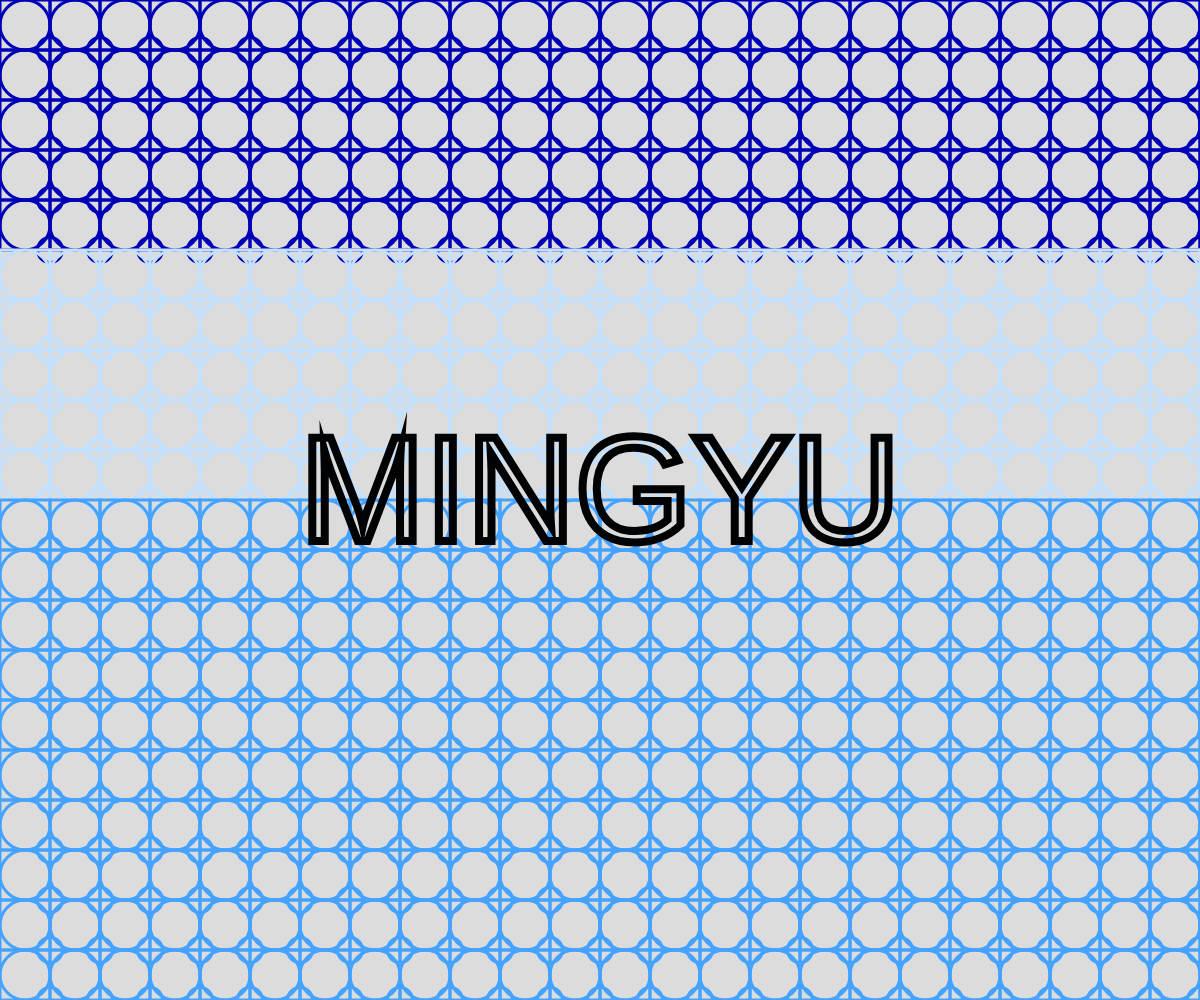
Frame 1 (no input)
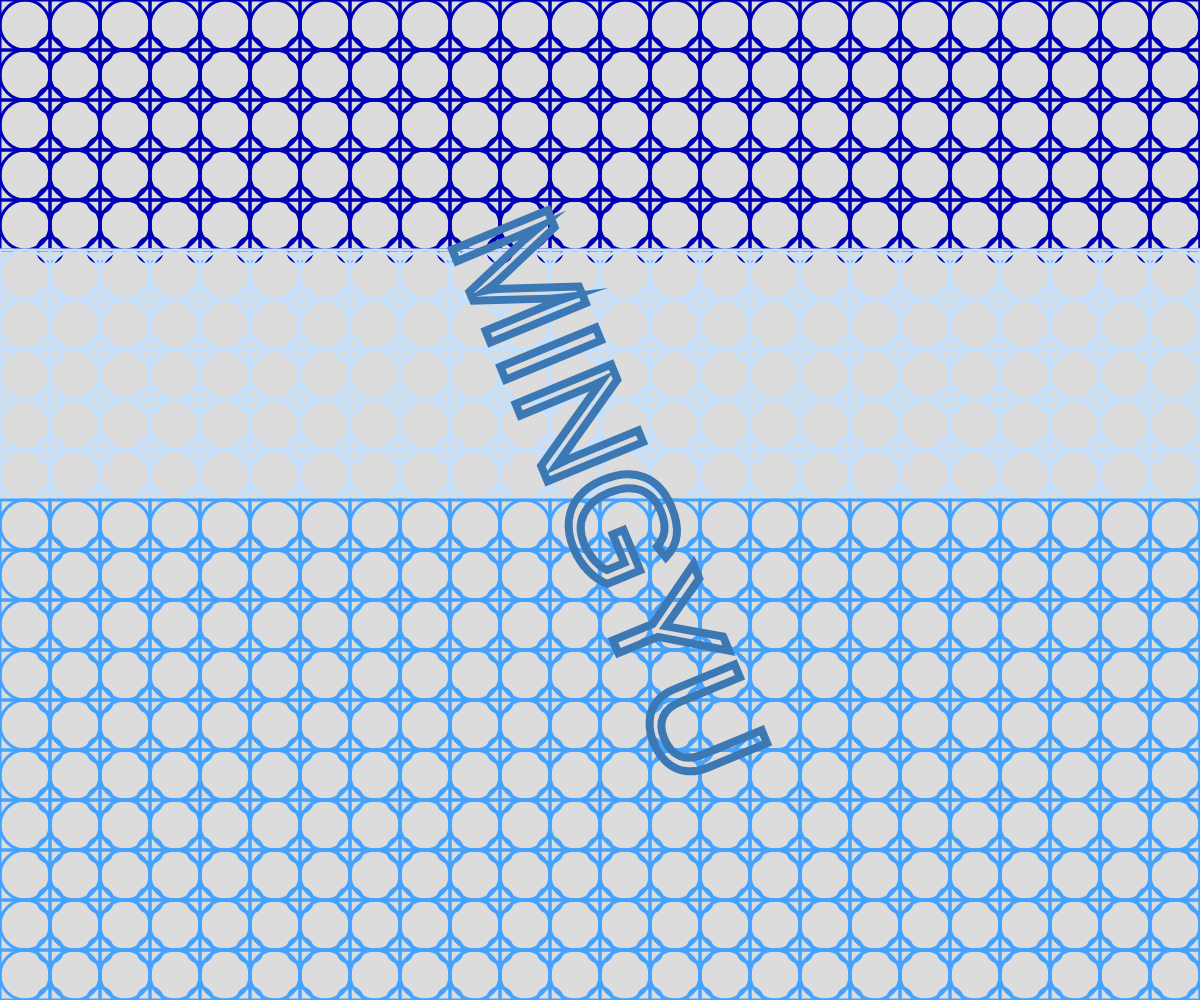
Frame 60 (no input)
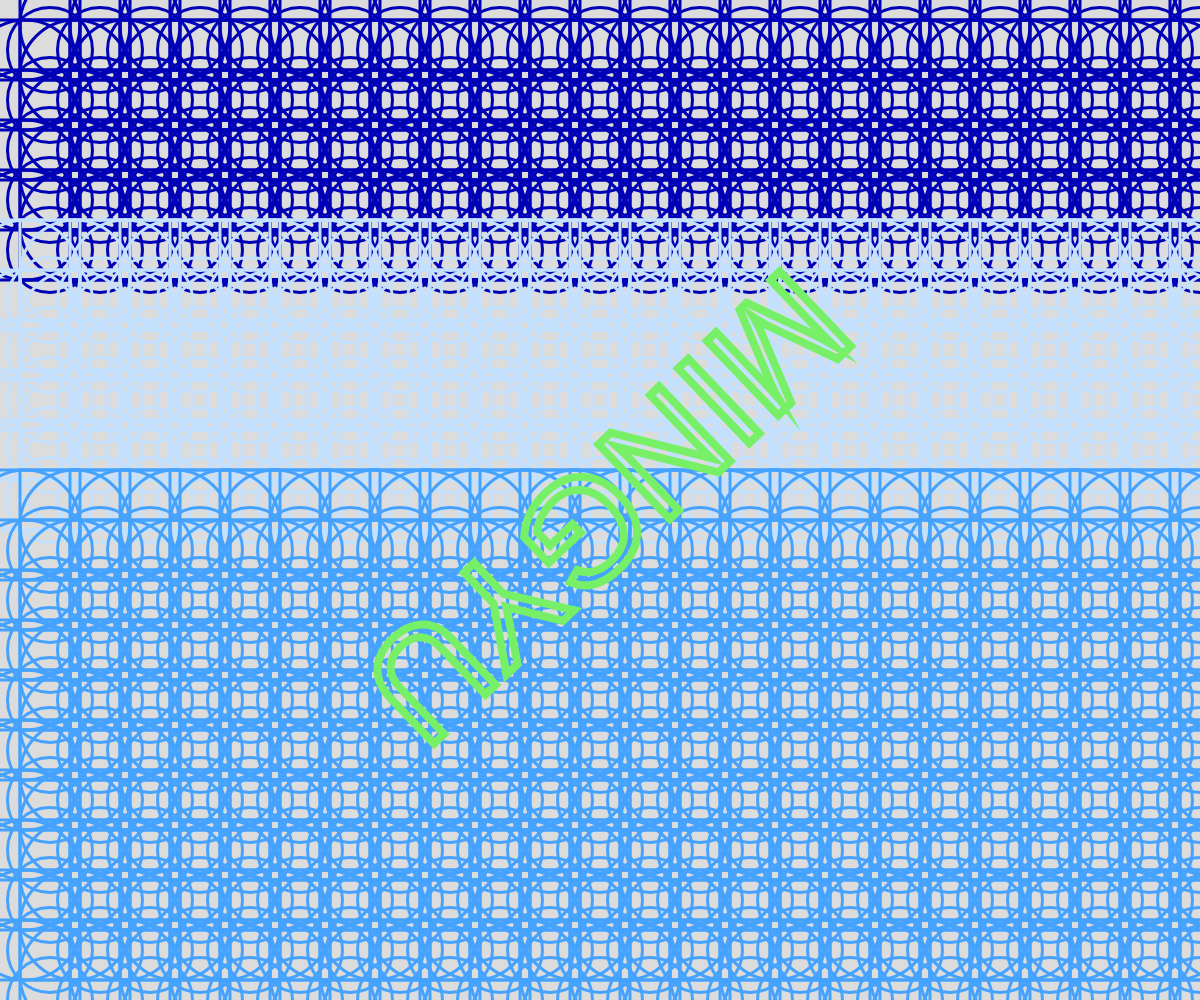
Frame 120 (the mouse pressed at the canvas centre since frame 60)

The p5.js sketch that drew these frames (run headless with seeded random() and noise() and a simulated clock; from frame 60 on, the mouse is pressed at the canvas centre):

// p5.js sketch
// ── sketch.js
let angle = 0;
let r = 255, g = 0, b = 0;

function setup() {
  createCanvas(windowWidth, windowHeight);
  background("#00AEAE");
}

function draw() {
  background(220);
  rectMode(CENTER);
  noFill();
  stroke("#01FFFF");
  strokeWeight(3);

  let rect_width = 50 + mouseX / 10;
  let bc_width = 50 + mouseX / 10;
  let sc_width = 25 + mouseX / 10;

  for (let j = 0; j < 20; j++) {
    for (let i = 0; i < 40; i++) {

      if (j < 5) {
        stroke("#0000B6");
      } else if (j < 10) {
        stroke("#C3E1FF");
      } else {
        stroke("#45A3FF");
      }
      
      ellipse(25 + 50 * i, 25 + 50 * j, bc_width);
      rect(25 + 50 * i, 25 + 50 * j, rect_width);
      ellipse(50 + 50 * i, 50 + 50 * j, sc_width);
    }
  }

  // 更新 RGB 顏色值
  r = (r + 1) % 256;
  g = (g + 2) % 256;
  b = (b + 3) % 256;

  // 設定文字顏色為中空且外框變色
  noFill();
  stroke(r, g, b);
  strokeWeight(8);

  textSize(150);
  textAlign(CENTER, CENTER);
  
  push();
  translate(width / 2, height / 2);
  rotate(angle);
  text('MINGYU', 0, 0);
  pop();

  // 增加旋轉角度
  angle += 0.02;
}
